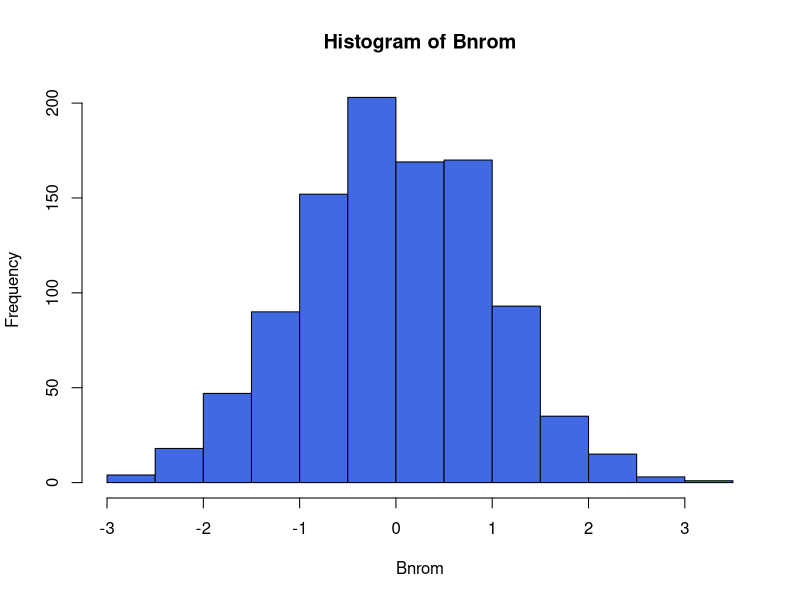
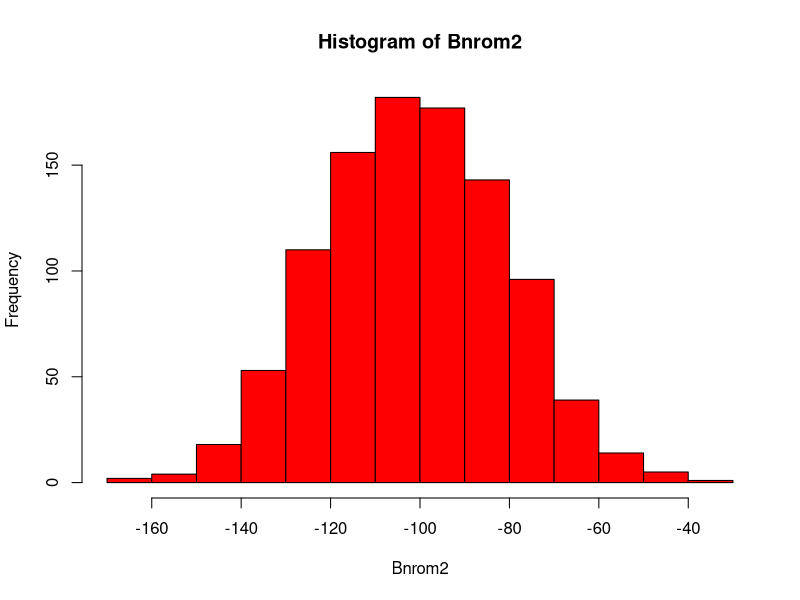
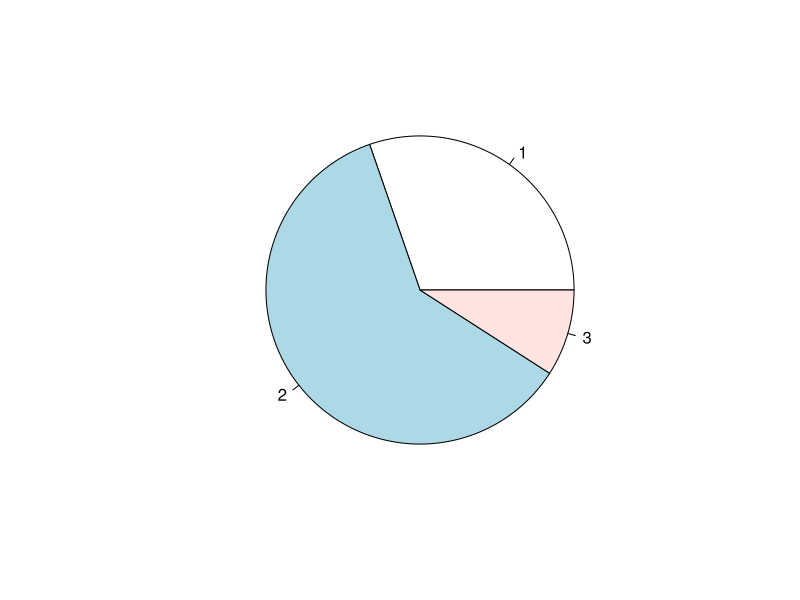
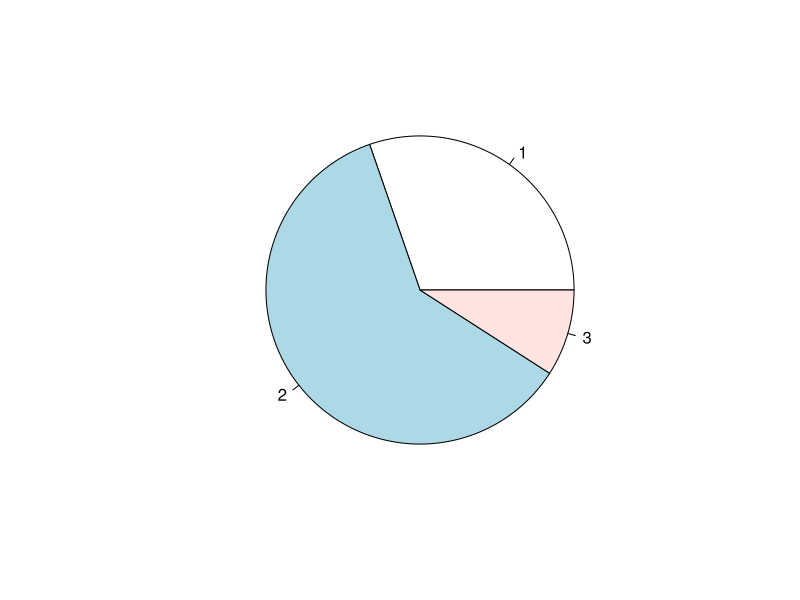

These charts were generated, in order, by the following R code:
## ---- chunk 1
knitr::opts_chunk$set(echo = TRUE)
## ---- chunk 2
Asample <- sample(1:5,1000,replace=T)
head(Asample)
table(Asample)
## ---- chunk 3
Bnrom <- rnorm(1000)
hist(Bnrom,col="royalblue")
## ---- chunk 4
Bnrom2 <- rnorm(1000,mean=-100,sd=20)
hist(Bnrom2,col="red")
## ---- chunk 5
(A <- rnorm(10))
## ---- chunk 6
round(A)
## ---- chunk 7
round(A,digits=2)
## ---- chunk 8
2/4
## ---- chunk 9
2*4
## ---- chunk 10
sqrt(5)
## ---- chunk 11
Students <- c(100, 200,30)
pie(Students)
## ---- chunk 12
pdf("pie_Students.pdf")
pie(Students)
dev.off()
